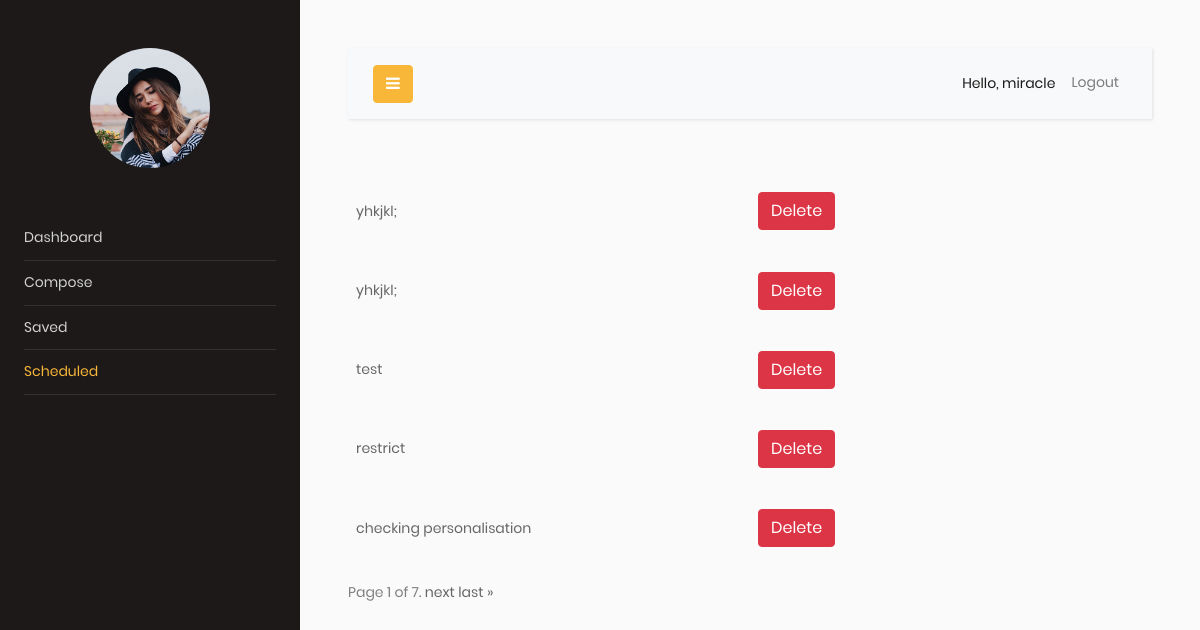
The page /scheduled/ (signed in) on the database as committed earlier.
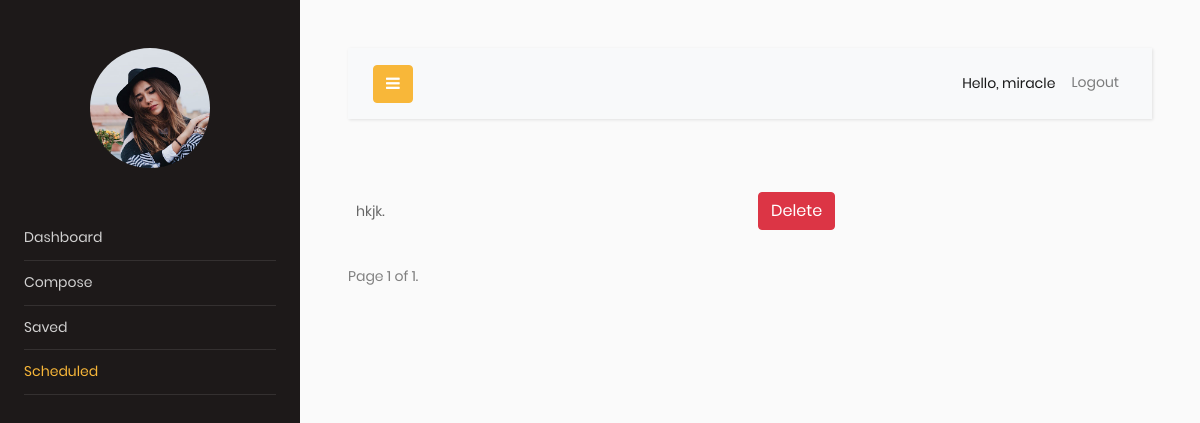
The same page on the database as committed later.
### emailscheduler/models.py (models this page shows)
class Compose(models.Model):
    user = models.ForeignKey(User, on_delete=models.CASCADE, related_name="emaillist", null=True)
    To = models.EmailField()
    cc = models.EmailField(blank=True, null=True)
    bcc = models.EmailField(blank=True, null=True)
    subject = models.CharField(max_length=200, blank=True, null=True)
    body = RichTextField(blank=True, null=True)
    date_time = models.DateTimeField(blank=True, null=True)
    draft = models.BooleanField(default=True)
    def __str__(self):
        return self.subject

### emailscheduler/views.py (the view)
# urls.py: path("scheduled/", views.scheduled, name="scheduled"),
def scheduled(request):
    emaillist= Compose.objects.filter(draft=False, user=request.user).order_by('-date_time')
    paginator=Paginator(emaillist,5)
    page_number = request.GET.get('page')
    page_obj = paginator.get_page(page_number)
    return render(request, 'scheduled.html',{"emaillist":emaillist,'page_obj': page_obj})

### templates/scheduled.html (shortened to what this page needs)
<!DOCTYPE html>
<html lang="en">
<head>
    {% extends 'base.html' %}
{% block content %}
{% for email in page_obj %}
    <table>
    <td style="width: 50%">
        <a href="{% url 'showscheduled' email.id %}">
    {{ email }}</a>
    </td>
     <td><a class="btn btn-danger" href="{% url 'delete' email.id %}" size="10">Delete</a></td><br/>
    </table>
{% endfor %}<br/>
    <div class="pagination">
    <span class="step-links">
        <span class="current">
            Page {{ page_obj.number }} of {{ page_obj.paginator.num_pages }}.
        </span>
        {% if page_obj.has_next %}
            <a href="?page={{ page_obj.next_page_number }}">next</a>
            <a href="?page={{ page_obj.paginator.num_pages }}">last &raquo;</a>
    {% endif %}
    </span>
</div>
{% endblock content %}

Rows that differ between the two databases and show on the page:
removed Compose: subject "yhkjkl;"
removed Compose: subject "yhkjkl;"
removed Compose: subject "test"
removed Compose: subject "restrict"
removed Compose: subject "checking personalisation"
now on this page (row unchanged): Compose: subject "hkjk."
Other text that changed with them:
{{ page_obj.paginator.num_pages }}: "7" → "1"
text no longer shown: "next last »"
